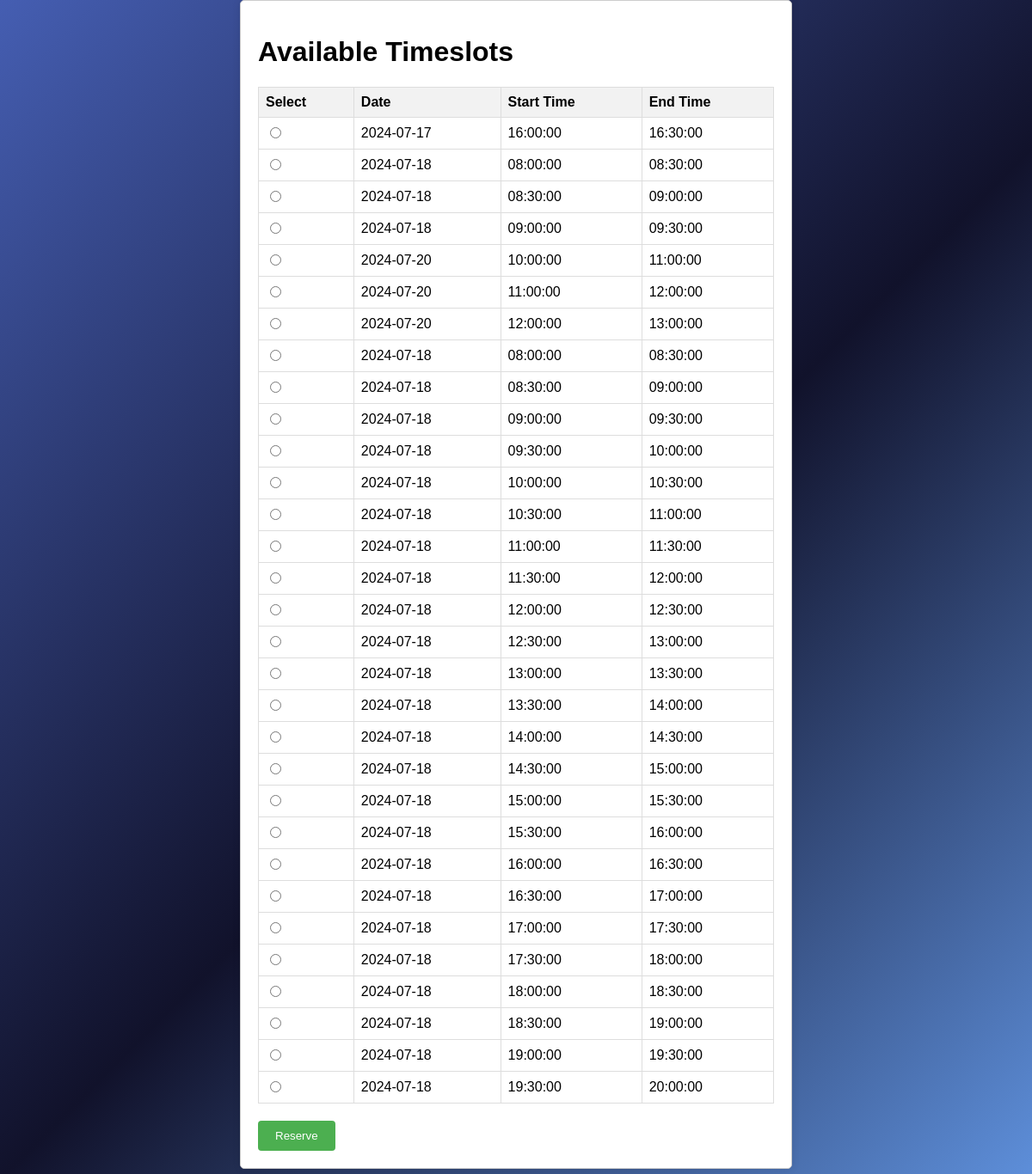
/php/Bindex.php, run on the app's committed database.
### tables this page shows
CREATE TABLE `timeslots` (
  `timeslot_id` varchar(10) NOT NULL,
  `sp_id` varchar(6) NOT NULL,
  `date` date NOT NULL,
  `start_time` time NOT NULL,
  `end_time` time NOT NULL,
  `status` varchar(10) NOT NULL DEFAULT 'free'
);

### php/Bindex.php (the view, shortened to what this page needs)
<?php
$db = new DbConnection();
$conn = $db->getConnection();
$sql = "SELECT timeslot_id, date, start_time, end_time FROM timeslots WHERE status = 'free'";
$result = $conn->query($sql);
?>
<!DOCTYPE html>
<html lang="en">
<head>
    <link rel="stylesheet" href="styles.css">
</head>
<body>
    <div class="container">
        <h1>Available Timeslots</h1>
        <?php if ($result->num_rows > 0) : ?>
            <form action="reserve.php" method="post">
                <table>
                    <tr>
                        <th>Select</th>
                        <th>Date</th>
                        <th>Start Time</th>
                        <th>End Time</th>
                    </tr>
                    <?php while ($row = $result->fetch_assoc()) : ?>
                        <tr>
                            <td>
                                <input type="radio" name="timeslot_id" value="<?php echo $row['timeslot_id']; ?>" required>
                            </td>
                            <td><?php echo $row['date']; ?></td>
                            <td><?php echo $row['start_time']; ?></td>
                            <td><?php echo $row['end_time']; ?></td>
                        </tr>
                    <?php endwhile; ?>
                </table>
                <input type="submit" value="Reserve">
            </form>
        <?php else : ?>
            <p>No available timeslots.</p>
        <?php endif; ?>
    </div>
</body>
</html>

### assets/css/styles.css (style rules this page uses)
html { min-height: 100%; }
body { margin: 0; padding: 0; font-family: sans-serif; background-image: linear-gradient(-225deg, #455eb2 0%, #11122b 52%, #6296e4 100%); min-height: 100%; padding-bottom: 5rem; }
.container { background-color: white; }

### php/Bindex.php (style rules this page uses)
.container { width: 50%; margin: 0 auto; padding: 20px; border: 1px solid #ccc; border-radius: 5px; box-shadow: 0 0 10px rgba(0, 0, 0, 0.1); }
table { width: 100%; border-collapse: collapse; margin-bottom: 20px; }
table, th, td { border: 1px solid #ddd; }
th, td { padding: 8px; text-align: left; }
th { background-color: #f2f2f2; }
input[type="submit"] { background-color: #4CAF50; color: white; padding: 10px 20px; border: none; border-radius: 4px; cursor: pointer; }

### data on the page
timeslots: date "2024-07-17", start_time "16:00:00", end_time "16:30:00"
timeslots: date "2024-07-18", start_time "08:00:00", end_time "08:30:00"
timeslots: date "2024-07-18", start_time "08:30:00", end_time "09:00:00"
timeslots: date "2024-07-18", start_time "09:00:00", end_time "09:30:00"
timeslots: date "2024-07-20", start_time "10:00:00", end_time "11:00:00"
timeslots: date "2024-07-20", start_time "11:00:00", end_time "12:00:00"
timeslots: date "2024-07-20", start_time "12:00:00", end_time "13:00:00"
timeslots: date "2024-07-18", start_time "08:00:00", end_time "08:30:00"
timeslots: date "2024-07-18", start_time "08:30:00", end_time "09:00:00"
timeslots: date "2024-07-18", start_time "09:00:00", end_time "09:30:00"
timeslots: date "2024-07-18", start_time "09:30:00", end_time "10:00:00"
timeslots: date "2024-07-18", start_time "10:00:00", end_time "10:30:00"
timeslots: date "2024-07-18", start_time "10:30:00", end_time "11:00:00"
timeslots: date "2024-07-18", start_time "11:00:00", end_time "11:30:00"
timeslots: date "2024-07-18", start_time "11:30:00", end_time "12:00:00"
timeslots: date "2024-07-18", start_time "12:00:00", end_time "12:30:00"
timeslots: date "2024-07-18", start_time "12:30:00", end_time "13:00:00"
timeslots: date "2024-07-18", start_time "13:00:00", end_time "13:30:00"
timeslots: date "2024-07-18", start_time "13:30:00", end_time "14:00:00"
timeslots: date "2024-07-18", start_time "14:00:00", end_time "14:30:00"
timeslots: date "2024-07-18", start_time "14:30:00", end_time "15:00:00"
timeslots: date "2024-07-18", start_time "15:00:00", end_time "15:30:00"
timeslots: date "2024-07-18", start_time "15:30:00", end_time "16:00:00"
timeslots: date "2024-07-18", start_time "16:00:00", end_time "16:30:00"
timeslots: date "2024-07-18", start_time "16:30:00", end_time "17:00:00"
timeslots: date "2024-07-18", start_time "17:00:00", end_time "17:30:00"
timeslots: date "2024-07-18", start_time "17:30:00", end_time "18:00:00"
timeslots: date "2024-07-18", start_time "18:00:00", end_time "18:30:00"
timeslots: date "2024-07-18", start_time "18:30:00", end_time "19:00:00"
timeslots: date "2024-07-18", start_time "19:00:00", end_time "19:30:00"
timeslots: date "2024-07-18", start_time "19:30:00", end_time "20:00:00"
